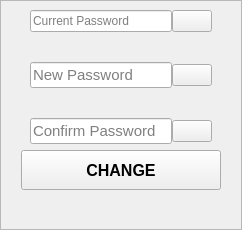
                    <widget class="QWidget" name="page_change_password">
                     <layout class="QVBoxLayout" name="verticalLayout_17">
                      <property name="leftMargin">
                       <number>0</number>
                      </property>
                      <property name="topMargin">
                       <number>0</number>
                      </property>
                      <property name="rightMargin">
                       <number>0</number>
                      </property>
                      <property name="bottomMargin">
                       <number>0</number>
                      </property>
                      <item>
                       <widget class="QFrame" name="change_password_frame">
                        <property name="styleSheet">
                         <string notr="true">PpagesFrameStyle</string>
                        </property>
                        <property name="frameShape">
                         <enum>QFrame::StyledPanel</enum>
                        </property>
                        <property name="frameShadow">
                         <enum>QFrame::Raised</enum>
                        </property>
                        <layout class="QVBoxLayout" name="verticalLayout_20">
                         <item>
                          <layout class="QVBoxLayout" name="verticalLayout_19">
                           <property name="spacing">
                            <number>30</number>
                           </property>
                           <property name="leftMargin">
                            <number>20</number>
                           </property>
                           <property name="rightMargin">
                            <number>20</number>
                           </property>
                           <item>
                            <layout class="QHBoxLayout" name="horizontalLayout_21">
                             <property name="spacing">
                              <number>0</number>
                             </property>
                             <item>
                              <widget class="QLineEdit" name="change_current_password_lineEdit">
                               <property name="placeholderText">
                                <string>Current Password</string>
                               </property>
                              </widget>
                             </item>
                             <item>
                              <widget class="QPushButton" name="change_current_password_eye_btn">
                               <property name="sizePolicy">
                                <sizepolicy hsizetype="Fixed" vsizetype="Fixed">
                                 <horstretch>0</horstretch>
                                 <verstretch>0</verstretch>
                                </sizepolicy>
                               </property>
                               <property name="cursor">
                                <cursorShape>PointingHandCursor</cursorShape>
                               </property>
                               <property name="styleSheet">
                                <string notr="true">PeyePushButtonStyle</string>
                               </property>
                               <property name="text">
                                <string/>
                               </property>
                               <property name="icon">
                                <iconset resource="resources/resource.qrc">
                                 <normaloff>:/resources/Icons/eye.png</normaloff>:/resources/Icons/eye.png</iconset>
                               </property>
                              </widget>
                             </item>
                            </layout>
                           </item>
                           <item>
                            <layout class="QHBoxLayout" name="horizontalLayout_22">
                             <property name="spacing">
                              <number>0</number>
                             </property>
                             <item>
                              <widget class="QLineEdit" name="change_new_password_lineEdit">
                               <property name="minimumSize">
                                <size>
                                 <width>0</width>
                                 <height>0</height>
                                </size>
                               </property>
                               <property name="maximumSize">
                                <size>
                                 <width>16777215</width>
                                 <height>16777215</height>
                                </size>
                               </property>
                               <property name="font">
                                <font>
                                 <pointsize>11</pointsize>
                                </font>
                               </property>
                               <property name="echoMode">
                                <enum>QLineEdit::Password</enum>
                               </property>
                               <property name="placeholderText">
                                <string>New Password</string>
                               </property>
                              </widget>
                             </item>
                             <item>
                              <widget class="QPushButton" name="change_new_password_eye_btn">
                               <property name="sizePolicy">
                                <sizepolicy hsizetype="Fixed" vsizetype="Fixed">
                                 <horstretch>0</horstretch>
                                 <verstretch>0</verstretch>
                                </sizepolicy>
                               </property>
                               <property name="cursor">
                                <cursorShape>PointingHandCursor</cursorShape>
                               </property>
                               <property name="styleSheet">
                                <string notr="true">PeyePushButtonStyle</string>
                               </property>
                               <property name="text">
                                <string/>
                               </property>
                               <property name="icon">
                                <iconset resource="resources/resource.qrc">
                                 <normaloff>:/resources/Icons/eye.png</normaloff>:/resources/Icons/eye.png</iconset>
                               </property>
                              </widget>
                             </item>
                            </layout>
                           </item>
                           <item>
                            <layout class="QHBoxLayout" name="horizontalLayout_23">
                             <property name="spacing">
                              <number>0</number>
                             </property>
                             <item>
                              <widget class="QLineEdit" name="change_confirm_password_lineEdit">
                               <property name="minimumSize">
                                <size>
                                 <width>0</width>
                                 <height>0</height>
                                </size>
                               </property>
                               <property name="maximumSize">
                                <size>
                                 <width>16777215</width>
                                 <height>16777215</height>
                                </size>
                               </property>
                               <property name="font">
                                <font>
                                 <pointsize>11</pointsize>
                                </font>
                               </property>
                               <property name="echoMode">
                                <enum>QLineEdit::Password</enum>
                               </property>
                               <property name="placeholderText">
                                <string>Confirm Password</string>
                               </property>
                              </widget>
                             </item>
                             <item>
                              <widget class="QPushButton" name="change_confirm_password_eye_btn">
                               <property name="sizePolicy">
                                <sizepolicy hsizetype="Fixed" vsizetype="Fixed">
                                 <horstretch>0</horstretch>
                                 <verstretch>0</verstretch>
                                </sizepolicy>
                               </property>
                               <property name="cursor">
                                <cursorShape>PointingHandCursor</cursorShape>
                               </property>
                               <property name="styleSheet">
                                <string notr="true">PeyePushButtonStyle</string>
                               </property>
                               <property name="text">
                                <string/>
                               </property>
                               <property name="icon">
                                <iconset resource="resources/resource.qrc">
                                 <normaloff>:/resources/Icons/eye.png</normaloff>:/resources/Icons/eye.png</iconset>
                               </property>
                              </widget>
                             </item>
                            </layout>
                           </item>
                          </layout>
                         </item>
                         <item>
                          <layout class="QVBoxLayout" name="verticalLayout_30">
                           <property name="spacing">
                            <number>16</number>
                           </property>
                           <item alignment="Qt::AlignHCenter">
                            <widget class="QPushButton" name="change_password_btn">
                             <property name="minimumSize">
                              <size>
                               <width>200</width>
                               <height>40</height>
                              </size>
                             </property>
                             <property name="maximumSize">
                              <size>
                               <width>200</width>
                               <height>40</height>
                              </size>
                             </property>
                             <property name="font">
                              <font>
                               <pointsize>12</pointsize>
                               <weight>75</weight>
                               <bold>true</bold>
                              </font>
                             </property>
                             <property name="cursor">
                              <cursorShape>PointingHandCursor</cursorShape>
                             </property>
                             <property name="styleSheet">
                              <string notr="true">PpagesMainPushButtonStyle</string>
                             </property>
                             <property name="text">
                              <string>CHANGE</string>
                             </property>
                            </widget>
                           </item>
                           <item>
                            <widget class="QLabel" name="change_password_message_label">
                             <property name="sizePolicy">
                              <sizepolicy hsizetype="Preferred" vsizetype="Fixed">
                               <horstretch>0</horstretch>
                               <verstretch>0</verstretch>
                              </sizepolicy>
                             </property>
                             <property name="styleSheet">
                              <string notr="true">PmessageLabelStyle</string>
                             </property>
                             <property name="text">
                              <string/>
                             </property>
                             <property name="alignment">
                              <set>Qt::AlignCenter</set>
                             </property>
                            </widget>
                           </item>
                          </layout>
                         </item>
                        </layout>
                       </widget>
                      </item>
                     </layout>
                    </widget>
